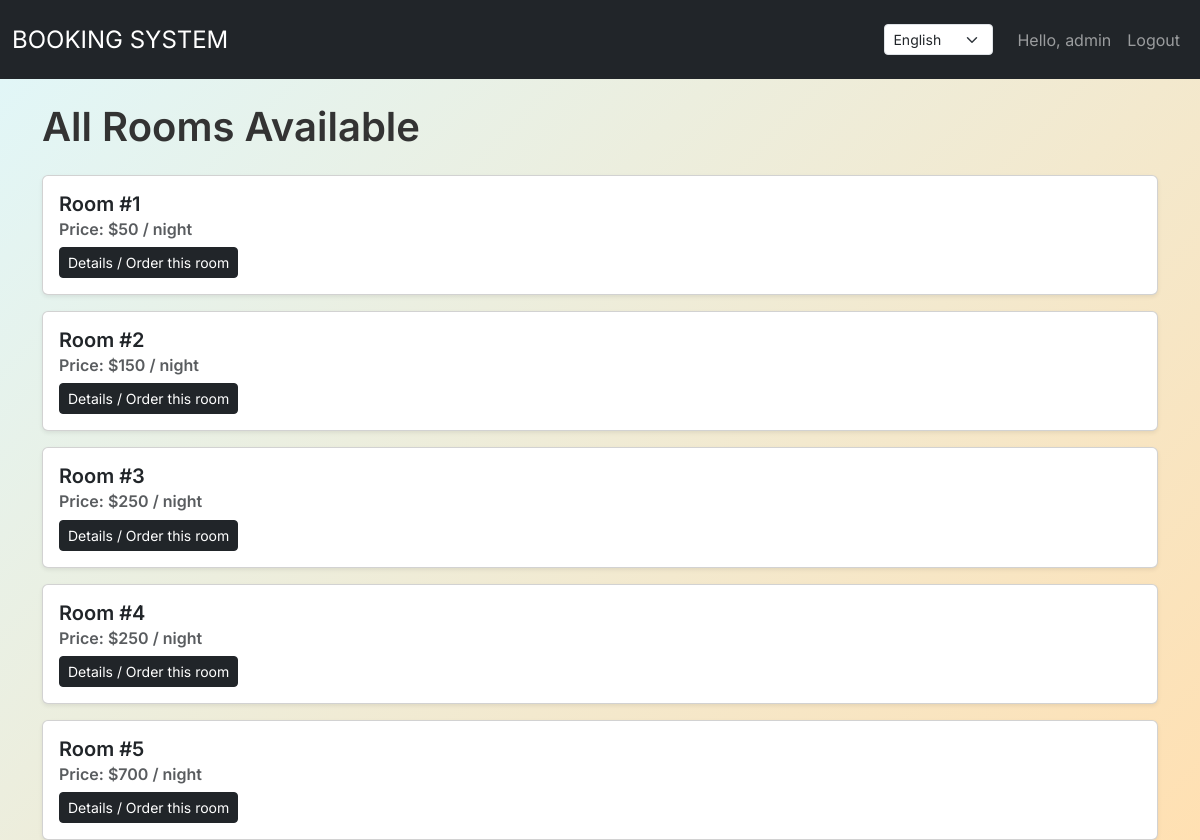
The app's page /en/rooms-list/ (signed in) with its own data.
### my_auth/models.py (models this page shows, shortened)
class CustomUser(AbstractUser):
    phone_number = models.CharField(max_length=15,
                                    blank=True,
                                    null=True)

### my_app/models.py (models this page shows, shortened)
class Room(models.Model):
    number = models.IntegerField()
    price = models.IntegerField()
    capacity = models.IntegerField(default=2)
    square = models.IntegerField(default=20)
    room_type = models.CharField(max_length=256, default="standart")
    description = models.TextField(default="")
    class Meta:
        verbose_name = "Room"
        verbose_name_plural = "Rooms"
        ordering = ["number"]

### my_app/views.py (the view)
# urls.py: path("rooms-list/", views.rooms_list, name = "rooms-list"),
def rooms_list(request):
    rooms = Room.objects.all()
    today = timezone.now().date()
    rooms_data = []
    for room in rooms:
        is_booked = Order.objects.filter(
            room=room,
            start_time__lte=today,
            end_time__gte=today
        ).exists()
        rooms_data.append({
            'room': room,
            'is_booked': is_booked
        })
    context = {
        "rooms_data": rooms_data
    }
    return render(
        request=request, template_name="booking/rooms-list.html", context=context
    )

### templates/booking/rooms-list.html
{% extends "base.html" %}
{% load i18n %} {% block content %}
<h1 class="mb-4">{% translate "All Rooms Available" %}</h1>
{% for data in rooms_data %}
    <div class="card mb-3 shadow-sm">
        <div class="card-body">
            <h5 class="card-title">{% translate "Room" %} #{{ data.room.number }}</h5>
            <h6 class="card-subtitle mb-2 text-muted">
                {% translate "Price" %}: ${{ data.room.price }} / {% translate "night" %}
            </h6>
            {% if data.is_booked %}
            <p class="text-danger font-weight-bold">
                <i class="fa fa-exclamation-triangle"></i> {% translate "Booked (for now)" %}
            </p>
            <a href="{% url 'room-detail' data.room.id %}" class="btn btn-outline-danger btn-sm">
                {% translate "Details / Order this room for future" %}
            </a>
            {% else %}
            <a href="{% url 'room-detail' data.room.id %}" class="btn btn-dark btn-sm">
                {% translate "Details / Order this room" %}
            </a>
            {% endif %}
        </div>
    </div>
{% empty %}
    <div class="alert alert-info" role="alert">
        {% translate "There are currently no available rooms" %}.
    </div>
{% endfor %}
{% endblock %}

### templates/header.html (shortened to what this page needs)
{% load i18n %}
<nav class="navbar navbar-expand-lg navbar-dark bg-dark">
    <div class="container-fluid">
        <a class="navbar-brand fs-4" href="{% url 'home-page' %}">BOOKING SYSTEM</a>
        <div class="collapse navbar-collapse" id="navbarNav">
            <ul class="navbar-nav ms-auto align-items-center">
                <li class="nav-item me-3">
                    <form action="{% url 'set_language' %}" method="post">
                        {% get_current_language as LANGUAGE_CODE %}
                        <select name="language"
                                onchange="this.form.submit()"
                                class="form-select form-select-sm"
                                style="width: auto; margin-top: 16px;">
                            {% get_available_languages as LANGUAGES %}
                            {% for lang_code, lang_name in LANGUAGES %}
                                <option value="{{ lang_code }}" {% if lang_code == LANGUAGE_CODE %}selected{% endif %}>
                                    {{ lang_name }}
                                </option>
                            {% endfor %}
                        </select>
                    </form>
                </li>
                {% if user.is_authenticated %}
                    <li class="nav-item">
                        <a class="nav-link" href="#">{% translate "Hello" %}, {{ user.username }}</a>
                    </li>
                    <li class="nav-item">
                        <a class="nav-link" href="{% url 'logout' %}">{% translate "Logout" %}</a>
                    </li>
                {% endif %}
            </ul>
        </div>
    </div>
</nav>

### static/css/my_styles.css (style rules this page uses)
html { background: linear-gradient(135deg, #e0f7fa 0%, #ffe0b2 100%); background-attachment: fixed; height: 100%; margin: 0; }
body { color: #333; font-family: 'Inter', sans-serif; height: 100%; margin: 0; background: transparent; }
h1, h2, h3, h4, h5, h6 { font-weight: 600; }

### records on screen
CustomUser: username "admin"
Room: room.number "1", room.price "50"
Room: room.number "2", room.price "150"
Room: room.number "3", room.price "250"
Room: room.number "4", room.price "250"
Room: room.number "5", room.price "700"

### other values on screen
form field language "English"
